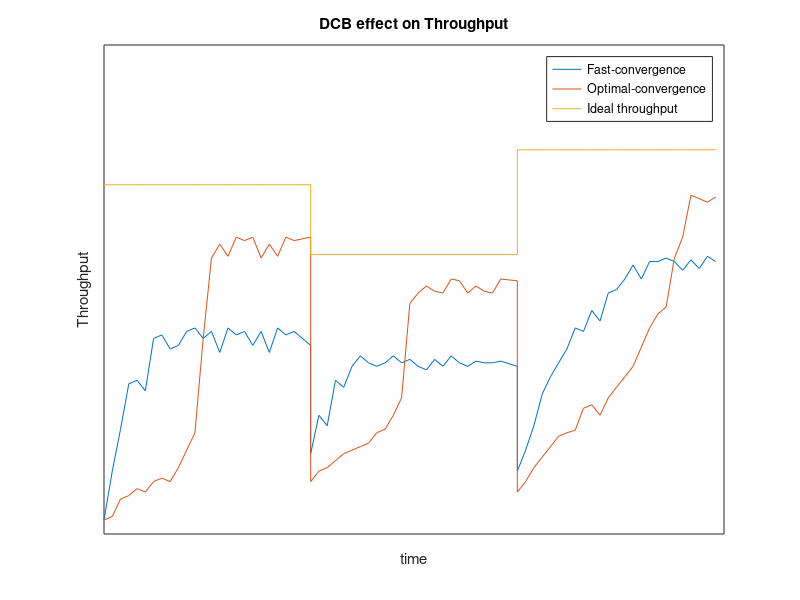

The MATLAB source for this figure:
close all
clear

s_a = 10;
s_b = 8;
s_c = 11;

t = 0:74;
t = [0 1 2 3 4 5 6 7 8 9 10 11 12 13 14 15 16 17 18 19 20 21 22 23 25 25 26 27 28 29 30 31 32 33 34 35 36 37 38 39 40.0...
    41 42 43 44 45 46 47 48 50 50 51 52 53 54 55 56 57 58 59 60 61 62 63 64 65 66 67 68 69 70 71 72 73 74];

s_temporal_fast = [0.4 1.8 3 4.3 4.4 4.1 5.6 5.7 5.3 5.4 5.8 5.9 5.6 5.8 5.2 5.9 5.7 5.8 5.4 5.8 5.2 5.9 5.7 5.8 5.4...
    2.3 3.4 3.1 4.4 4.2 4.8 5.1 4.9 4.8 4.9 5.1 4.9 5.0 4.8 4.7 5.0 4.8 5.1 4.9 4.8 4.95 4.9 4.9 4.95 4.8...
    1.8 2.4 3.1 4.0 4.5 4.9 5.3 5.9 5.8 6.4 6.1 6.9 7.0 7.3 7.7 7.3 7.8 7.8 7.9 7.8 7.55 7.85 7.6 7.95 7.8];

s_temporal_optimal = [0.4 0.5 1 1.1 1.3 1.2 1.5 1.6 1.5 1.9 2.4 2.9 5.6 7.9 8.3 7.95 8.5 8.4 8.5 7.9 8.3 7.95 8.5 8.4 8.5...
    1.5 1.8 1.9 2.1 2.3 2.4 2.5 2.6 2.9 3.0 3.4 3.9 6.6 6.9 7.1 6.95 6.9 7.3 7.25 6.9 7.1 6.95 6.9 7.3 7.25...
    1.2 1.5 1.9 2.2 2.5 2.8 2.9 2.97 3.6 3.7 3.4 3.9 4.2 4.5 4.8 5.35 5.9 6.3 6.5 7.9 8.5 9.7 9.6 9.5 9.65];

s_ideal = [s_a s_a s_a s_a s_a s_a s_a s_a s_a s_a s_a s_a s_a s_a s_a s_a s_a s_a s_a s_a s_a s_a s_a s_a s_a...
    s_b s_b s_b s_b s_b s_b s_b s_b s_b s_b s_b s_b s_b s_b s_b s_b s_b s_b s_b s_b s_b s_b s_b s_b s_b...
    s_c s_c s_c s_c s_c s_c s_c s_c s_c s_c s_c s_c s_c s_c s_c s_c s_c s_c s_c s_c s_c s_c s_c s_c s_c];

size(t)
size(s_temporal_fast)
size(s_temporal_optimal)
size(s_ideal)

plot(t, s_temporal_fast);
hold on
plot(t, s_temporal_optimal)
plot(t, s_ideal,'-');


title('DCB effect on Throughput');
xlabel('time');
ylabel('Throughput');
legend('Fast-convergence', 'Optimal-convergence', 'Ideal throughput');
axis([0 75 0 14])
set(gca, 'XTick', []);
set(gca, 'YTick', []);
grid on